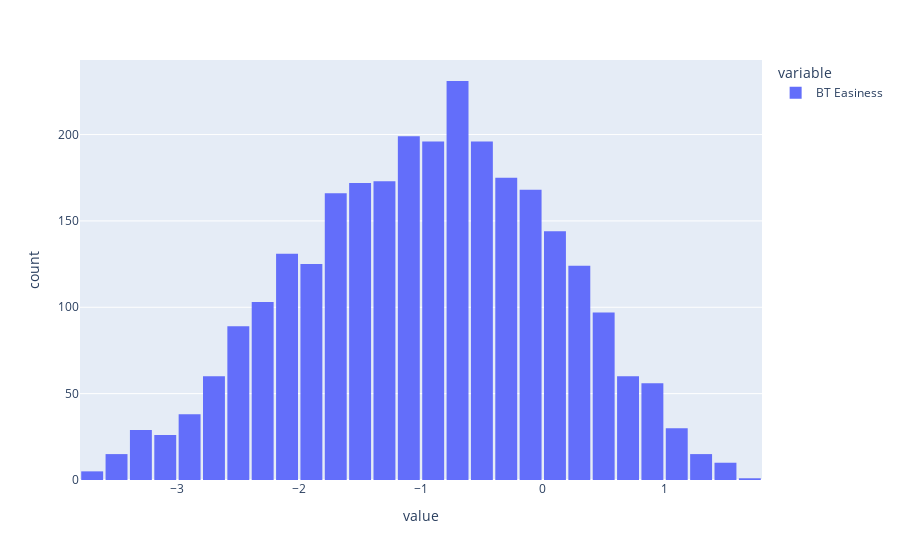

Here is the notebook cell this chart was saved with:
### Code cell
fig = px.histogram(df["BT Easiness"], nbins=30)
fig.update_layout(bargap=0.1)

fig.show()

### Figure 1 — Plotly figure (JSON) as saved in the notebook; plotly's stock layout.template omitted (floating-point values rounded to 4 significant figures; data arrays with more than 128 entries replaced by an {"elided": "..."} marker saying what was removed)
{"data": [{"alignmentgroup": "True", "bingroup": "x", "hovertemplate": "variable=BT Easiness<br>value=%{x}<br>count=%{y}<extra></extra>", "legendgroup": "BT Easiness", "marker": {"color": "#636efa", "pattern": {"shape": ""}}, "name": "BT Easiness", "nbinsx": 30, "offsetgroup": "BT Easiness", "orientation": "v", "showlegend": true, "type": "histogram", "x": {"elided": "2834 float values"}, "xaxis": "x", "yaxis": "y"}], "layout": {"bargap": 0.1, "barmode": "relative", "legend": {"title": {"text": "variable"}, "tracegroupgap": 0}, "margin": {"t": 60}, "xaxis": {"anchor": "y", "domain": [0, 1], "title": {"text": "value"}}, "yaxis": {"anchor": "x", "domain": [0, 1], "title": {"text": "count"}}}}
